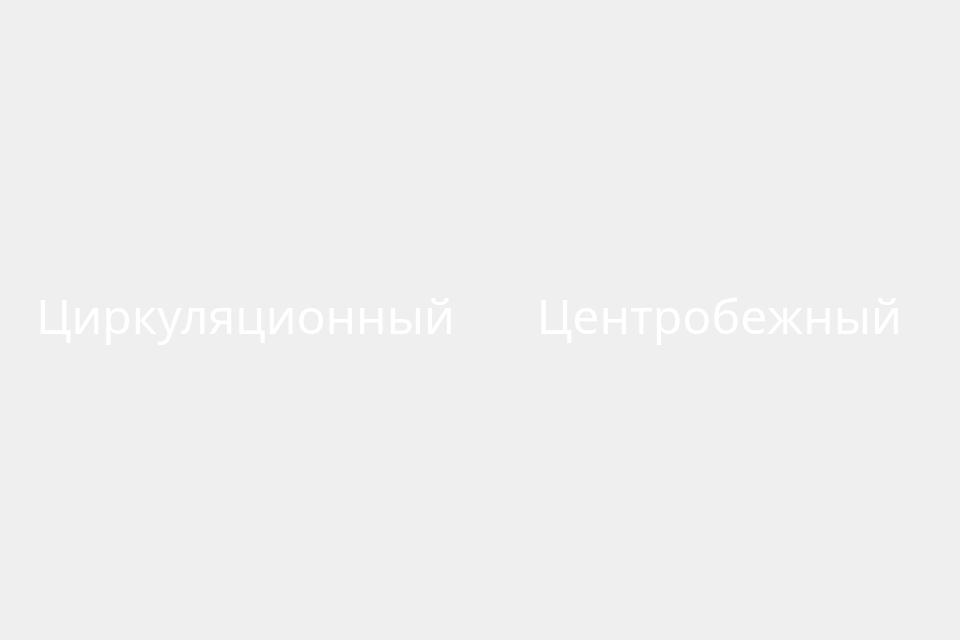
<?xml version="1.0" encoding="UTF-8"?>
<ui version="4.0">
 <class>Dialog</class>
 <widget class="QDialog" name="Dialog">
  <property name="geometry">
   <rect>
    <x>0</x>
    <y>0</y>
    <width>960</width>
    <height>640</height>
   </rect>
  </property>
  <property name="minimumSize">
   <size>
    <width>960</width>
    <height>640</height>
   </size>
  </property>
  <property name="maximumSize">
   <size>
    <width>960</width>
    <height>640</height>
   </size>
  </property>
  <property name="windowTitle">
   <string>Dialog</string>
  </property>
  <property name="styleSheet">
   <string notr="true">background:url(&quot;icons_new/Категории.jpg&quot;);
font-size:48px;
color:white;
font-family:Comfortaa;</string>
  </property>
  <widget class="QPushButton" name="Circle">
   <property name="geometry">
    <rect>
     <x>10</x>
     <y>0</y>
     <width>471</width>
     <height>631</height>
    </rect>
   </property>
   <property name="styleSheet">
    <string notr="true">
QPushButton{
background:none;
border:none;
border-radius:50px;
}
QPushButton:hover{
background:rgba(255,255,255,30);
}
QPushButton:pressed{
background:rgba(252,252,252,60);
}</string>
   </property>
   <property name="text">
    <string>Циркуляционный</string>
   </property>
  </widget>
  <widget class="QPushButton" name="Center">
   <property name="geometry">
    <rect>
     <x>484</x>
     <y>0</y>
     <width>471</width>
     <height>631</height>
    </rect>
   </property>
   <property name="styleSheet">
    <string notr="true">
QPushButton{
background:none;
border:none;
border-radius:50px;
}
QPushButton:hover{
background:rgba(255,255,255,30);
}
QPushButton:pressed{
background:rgba(252,252,252,60);
}</string>
   </property>
   <property name="text">
    <string>Центробежный</string>
   </property>
  </widget>
 </widget>
 <resources/>
 <connections/>
</ui>
